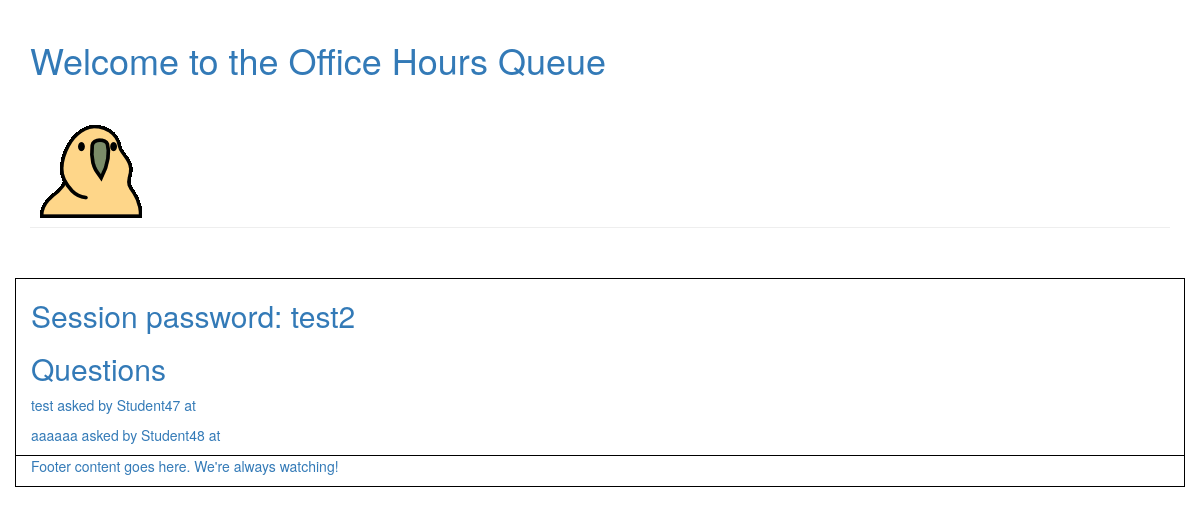
Page /ta_dashboard (signed in) on the committed database.
### classes/models.py (models this page shows)
class Session(models.Model):
    course = models.ForeignKey(Course, on_delete=models.CASCADE, null=True, blank=True)
    date = models.DateField(auto_now=True)
    password = models.CharField(max_length=20, unique=True)
    owned_by = models.OneToOneField(User, blank=True, null=True)

class Question(models.Model):
    question_status_choices = (('waiting', 'Waiting'),
                               ('working', 'Working'),
                               ('finished', 'Finished'),)
    text = models.TextField()
    student = models.ForeignKey(Student, on_delete=models.CASCADE)
    session = models.ForeignKey(Session, on_delete=models.CASCADE)
    time_asked = models.DateTimeField(auto_now_add=True)
    status = models.CharField(max_length=20, choices=question_status_choices, default='waiting')
    class Meta():
        unique_together = ('student', 'session')

class Student(models.Model):
    canvas_id = models.CharField(max_length=20, unique=True)
    full_name = models.CharField(max_length=150)
    course = models.ForeignKey(Course, on_delete=models.CASCADE)
    times_signed_in_to_session = models.IntegerField(default=0)
    section = models.IntegerField(default=0)
    def __str__(self):
        return self.full_name

### classes/views.py (the view)
# urls.py: url(r'^ta_dashboard$', views.ta_dashboard, name='ta_dashboard'),
def ta_dashboard(request):
    current_user = request.user
    if current_user is None:
        pass
    context = {}
    sessions = Session.objects.filter(owned_by=current_user)
    if sessions.count() != 0:
        context['session_exists'] = 'true'
        context['session'] = Session.objects.get(owned_by=current_user)
        context['question_list'] = Question.objects.filter(session=context['session']).all()
    else:
        context['session_exists'] = 'false'
    return render(request, 'classes/ta_dashboard.html', context)

### classes/templates/classes/ta_dashboard.html
{% extends 'classes/base.html' %}
{% block content %}
{% if session_exists == "false" %}
<form action="{% url 'create_session' %}">
    <input type="submit" value="Create Session">
</form>
{% else %}
<h2>Session password: {{ session.password }}</h2>
<h2>Questions</h2>
{% for question in question_list %}
<p>{{ question.text }} asked by {{ question.student }} at {{ question.time }}</p>
{% endfor %}
{% endif %}
{% endblock %}

### classes/static/classes/style.css (style rules this page uses)
body { background-color: #ffffff; }
html { background: transparent; }

### rows in the picture
Session: password "test2"
Question: text "test", student "Student47"
Question: text "aaaaaa", student "Student48"
